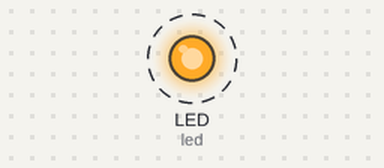
Recording of a program running on a simulated CircuitPython board. Shown: output pins drawn as LEDs (lit = HIGH). Dashed ring = blinking. What the program prints to the serial console is not drawn.

Above: at 0.5 s.
Timing chart, 0 to 4.6 s (numbered marks = the images above):
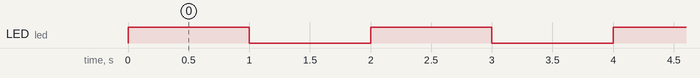

Measured:
- by itself, LED (led): alternates HIGH for 1.0 s and LOW for 1.0 s

The program:

Lessons_LED_Flasher.py
```python
# 2023 by Skickar for Retia LLC
# Import the necessary libraries
import time # Allows us to use the time.sleep() function
import board # Allows us to use the board.LED pin
import digitalio # Allows us to use digital input/output pins

# Initialize the LED pin as an output
led = digitalio.DigitalInOut(board.LED) # Create a new DigitalInOut object for the board.LED pin
led.direction = digitalio.Direction.OUTPUT # Set the direction of the pin to OUTPUT

# Enter an infinite loop that toggles the LED on and off once per second
while True:
    led.value = not led.value # Toggle the value of the LED pin (on/off)
    if led.value: # If the LED is on...
        print("LED is ON") # Print "LED is ON" to the terminal
    else: # Otherwise (if the LED is off)...
        print("LED is OFF") # Print "LED is OFF" to the terminal
    time.sleep(1) # Wait for 1 second before repeating the loop
```
